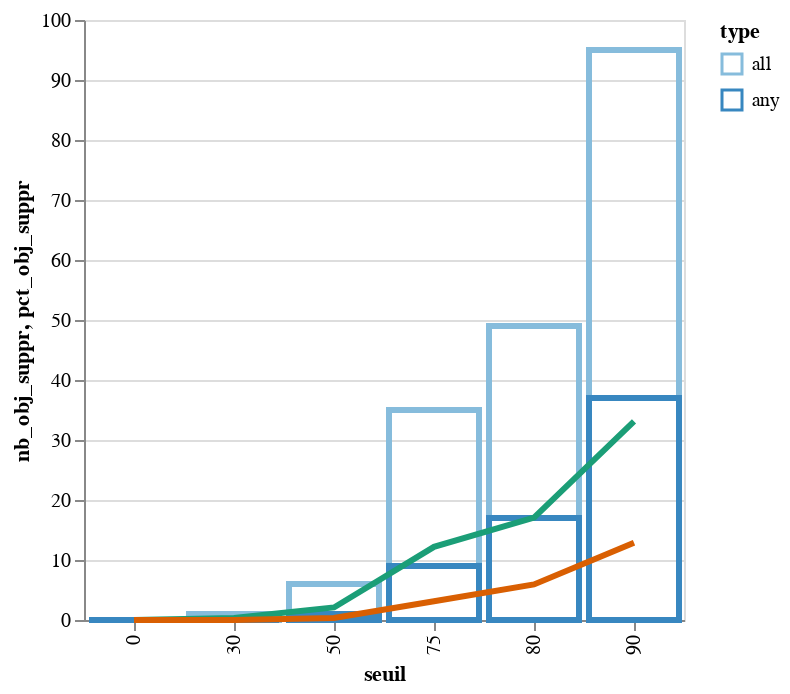

Source (notebook cell):
### Code cell
base=alt.Chart(impac_fiab_seuil).encode(x='seuil:O')
bar = base.mark_bar(filled=False,strokeWidth=3).encode(y=alt.Y('nb_obj_suppr:Q', stack=None),stroke='type:O')
line =  base.mark_line(strokeWidth=3).encode(y='pct_obj_suppr:Q',color=alt.Color('type', scale=alt.Scale(scheme='dark2')))
(bar + line).properties(width=300)

### Figure 1 — Vega-Lite specification as saved in the notebook (floating-point values rounded to 4 significant figures)
{"$schema": "https://vega.github.io/schema/vega-lite/v2.6.0.json", "config": {"view": {"height": 300, "width": 400}}, "datasets": {"data-380b6bd10af00b2be38381c514644575": [{"nb_obj": 287, "nb_obj_suppr": 0, "pct_obj_suppr": 0, "seuil": 0, "type": "all"}, {"nb_obj": 287, "nb_obj_suppr": 0, "pct_obj_suppr": 0, "seuil": 0, "type": "any"}, {"nb_obj": 286, "nb_obj_suppr": 1, "pct_obj_suppr": 0.3484, "seuil": 30, "type": "all"}, {"nb_obj": 287, "nb_obj_suppr": 0, "pct_obj_suppr": 0, "seuil": 30, "type": "any"}, {"nb_obj": 281, "nb_obj_suppr": 6, "pct_obj_suppr": 2.091, "seuil": 50, "type": "all"}, {"nb_obj": 286, "nb_obj_suppr": 1, "pct_obj_suppr": 0.3484, "seuil": 50, "type": "any"}, {"nb_obj": 252, "nb_obj_suppr": 35, "pct_obj_suppr": 12.2, "seuil": 75, "type": "all"}, {"nb_obj": 278, "nb_obj_suppr": 9, "pct_obj_suppr": 3.136, "seuil": 75, "type": "any"}, {"nb_obj": 238, "nb_obj_suppr": 49, "pct_obj_suppr": 17.07, "seuil": 80, "type": "all"}, {"nb_obj": 270, "nb_obj_suppr": 17, "pct_obj_suppr": 5.923, "seuil": 80, "type": "any"}, {"nb_obj": 192, "nb_obj_suppr": 95, "pct_obj_suppr": 33.1, "seuil": 90, "type": "all"}, {"nb_obj": 250, "nb_obj_suppr": 37, "pct_obj_suppr": 12.89, "seuil": 90, "type": "any"}]}, "layer": [{"data": {"name": "data-380b6bd10af00b2be38381c514644575"}, "encoding": {"stroke": {"field": "type", "type": "ordinal"}, "x": {"field": "seuil", "type": "ordinal"}, "y": {"field": "nb_obj_suppr", "stack": null, "type": "quantitative"}}, "mark": {"filled": false, "strokeWidth": 3, "type": "bar"}}, {"data": {"name": "data-380b6bd10af00b2be38381c514644575"}, "encoding": {"color": {"field": "type", "scale": {"scheme": "dark2"}, "type": "nominal"}, "x": {"field": "seuil", "type": "ordinal"}, "y": {"field": "pct_obj_suppr", "type": "quantitative"}}, "mark": {"strokeWidth": 3, "type": "line"}}], "width": 300}
